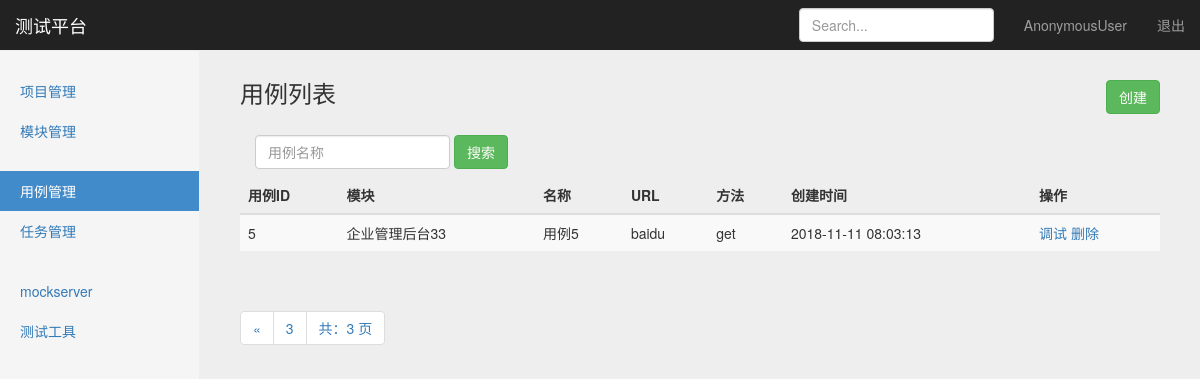
Page /interface/search_case_name/?page=4 on the earlier database version.
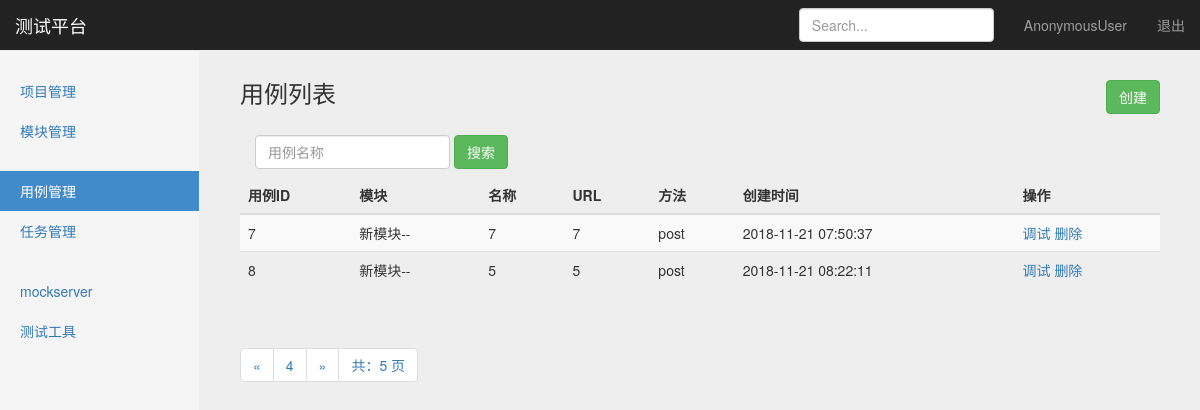
Same page on the later database version.
### interface_app/models.py (models this page shows, shortened)
class TestCase(models.Model):
    module = models.ForeignKey(Module, on_delete=models.CASCADE) # on_delete参数表示项目删除后，模块也跟随删除
    name = models.CharField("名称", max_length=100, blank=False, default="")
    url = models.TextField("URL", default="")
    req_method = models.CharField("方法", max_length=10, default="")
    req_type = models.CharField("参数类型", max_length=10, default="")
    req_header = models.TextField("header", default="")
    req_parameter = models.TextField("参数", default="")
    reponses_assert = models.TextField("验证", default="")
    create_time = models.DateTimeField("创建时间", auto_now_add=True)

### projects_app/models.py (models this page shows)
class Module(models.Model):
    project = models.ForeignKey(Project, on_delete=models.CASCADE) # on_delete参数表示项目删除后，模块也跟随删除
    name = models.CharField("名称", max_length=100, blank=False, default="")
    description = models.TextField("描述", default="")
    create_time = models.DateTimeField("创建时间", auto_now=True)
    def __str__(self):
        return self.name

### interface_app/views/testcase_views.py (the view)
# urls.py: path('search_case_name/', testcase_views.search_case_name),
def search_case_name(request):
    if request.method == "GET":
        case_name = request.GET.get('case_name', "")
        cases = TestCase.objects.filter(name__contains=case_name)
        paginator = Paginator(cases, 2)
        page = request.GET.get('page')
        try:
            contacts = paginator.page(page)
        except PageNotAnInteger:
            contacts = paginator.page(1)
        except EmptyPage:
            contacts = paginator.page(paginator.num_pages)
        return render(request, "case_manage.html", {
            "type": "list",
            "testcases": contacts,
            "case_name": case_name,
        })
    else:
        return HttpResponse("404")

### templates/case_manage.html (shortened to what the changed rows need)
{% extends "base.html" %}
{% block content %}
    {% if type == 'list'%}
        <div class="col-sm-9 col-sm-offset-3 col-md-10 col-md-offset-2 main">
            <h3 class="sub-header">用例列表
                <button type="button" class="btn btn-success" style="float: right;"
                onclick="window.location.href='/interface/case_add/'">创建</button>
            </h3>
            <div class="table-responsive">
                <form class="navbar-form" method="get" action="/interface/search_case_name/">
                    <div class="form-group">
                        <input name="case_name" type="text" placeholder="用例名称" class="form-control">
                    </div>
                    <button type="submit" class="btn btn-success">搜索</button>
                </form>
            <table class="table table-striped">
              <thead>
                <tr>
                  <th>用例ID</th>
                  <th>模块</th>
                  <th>名称</th>
                  <th>URL</th>
                  <th>方法</th>
                  <th>创建时间</th>
                  <th>操作</th>
                </tr>
              </thead>
              <tbody>
                {% for case in testcases %}
                <tr>
                  <td>{{case.id}}</td>
                  <td>{{case.module}}</td>
                  <td>{{case.name}}</td>
                  <td>{{case.url}}</td>
                  <td>{{case.req_method}}</td>
                  <td>{{case.create_time | date:"Y-m-d H:i:s" }}</td>
                  <td>
                    <a href="/interface/case_debug/{{case.id}}/">调试</a>
                    <a href="/manage/project_delete/{{case.id}}/">删除</a>
                  </td>
                </tr>
              {% endfor %}
              </tbody>
            </table>
          </div>
            <div class="pagination">
                <span class="step-links">
                    <ul class="pagination">
                        {% if testcases.has_previous %}
                            <li><a href="?case_name={{ case_name }}&page={{ testcases.previous_page_number }}">&laquo;</a></li>
                        {% endif %}
                        <li><a href="#">{{ testcases.number }}</a></li>
                        {% if testcases.has_next %}
                            {% if case_name %}
                                <li><a href="?case_name={{ case_name }}&page={{ testcases.next_page_number }}">&raquo;</a></li>
                            {% else %}
                                <li><a href="?page={{ testcases.next_page_number }}">&raquo;</a></li>
                            {% endif %}
                        {% endif %}
                        <li><a href="#">共：{{ testcases.paginator.num_pages }} 页</a></li>
                    </ul>
                </span>
            </div>
        </div>
    {% endif %}
{% endblock %}

Differences in the rows shown:
no longer on this page (row unchanged): TestCase: id "5", module "企业管理后台33", name "用例5", url "baidu", req_method "get", create_time "2018-11-11 08:03:13"
added TestCase: id "7", module "新模块--", name "7", url "7", req_method "post", create_time "2018-11-21 07:50:37"
added TestCase: id "8", module "新模块--", name "5", url "5", req_method "post", create_time "2018-11-21 08:22:11"
Other differences:
{{ testcases.number }}: "3" → "4"
{{ testcases.paginator.num_pages }}: "3" → "5"
